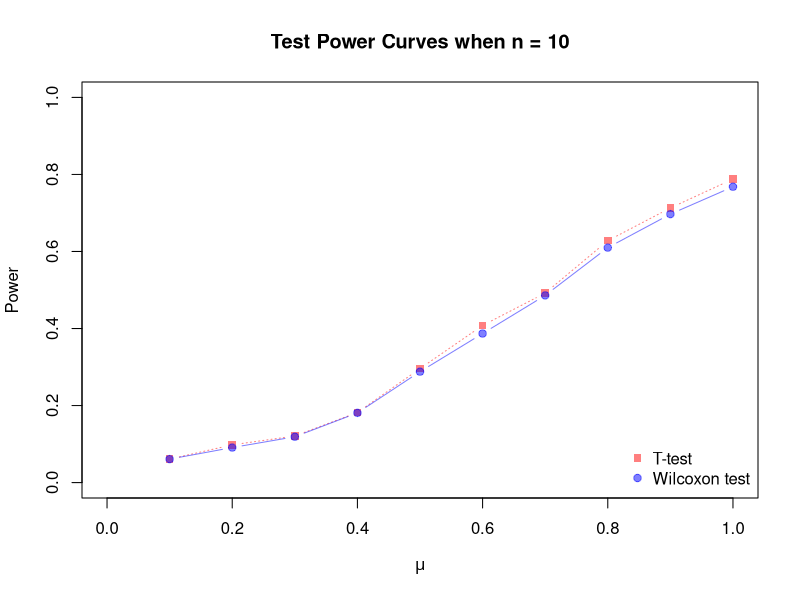
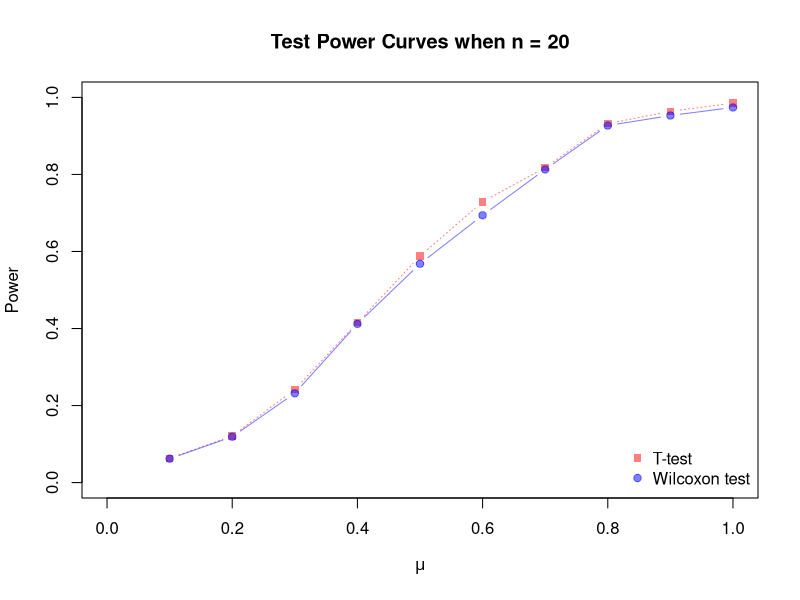
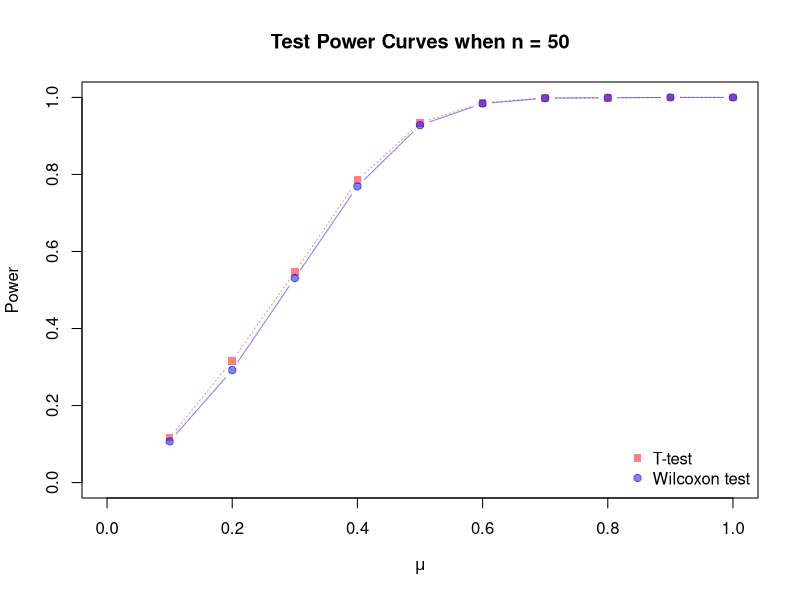
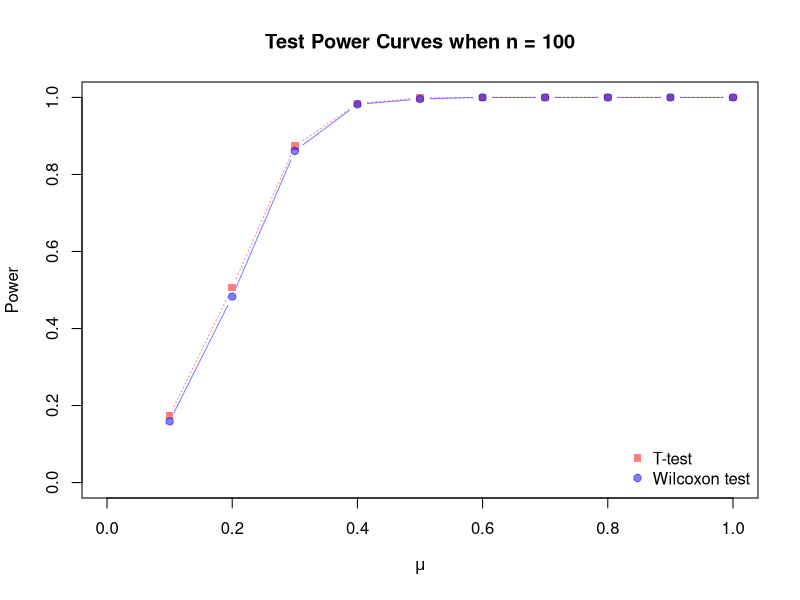
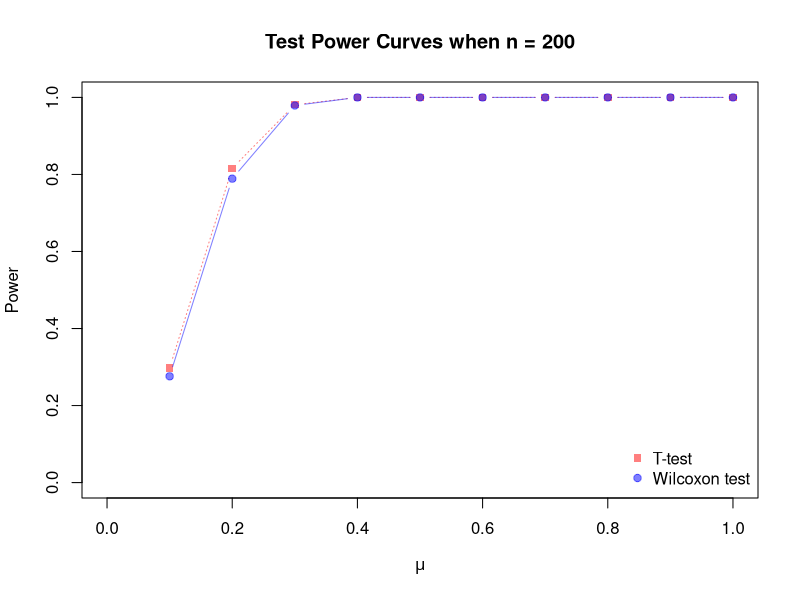
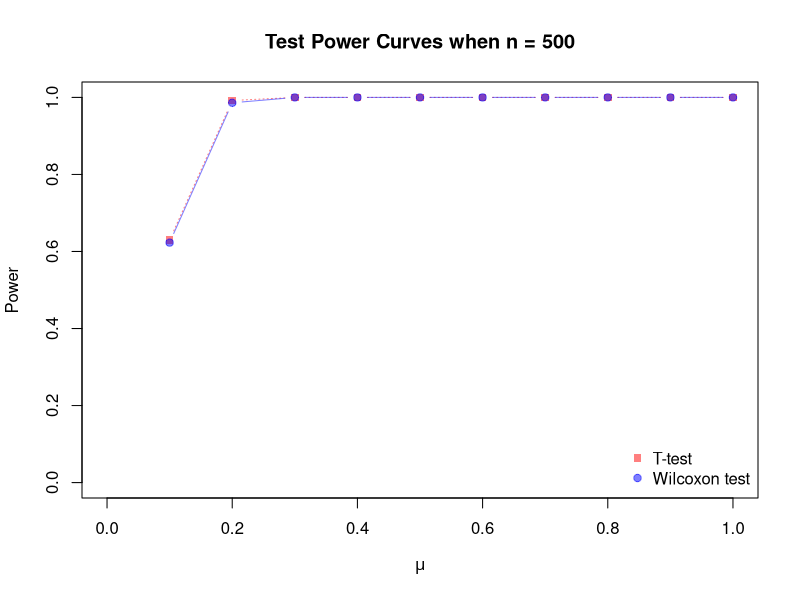
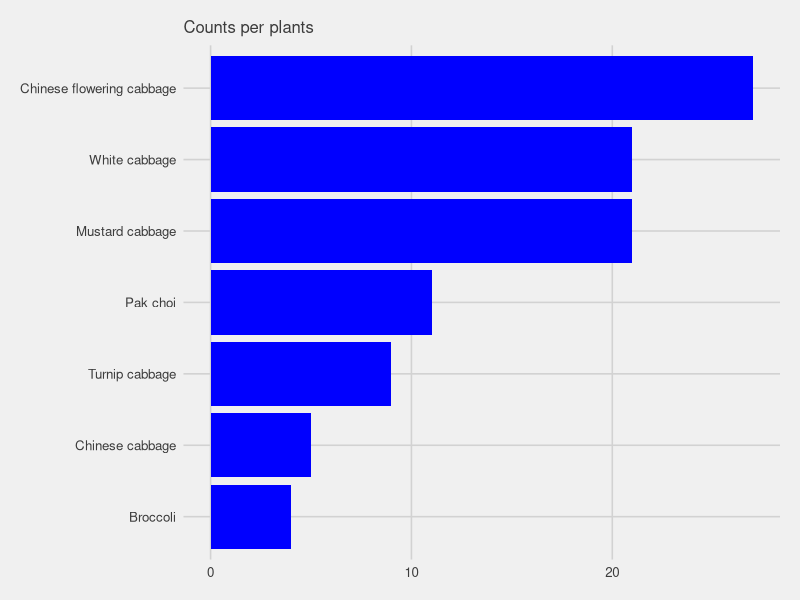
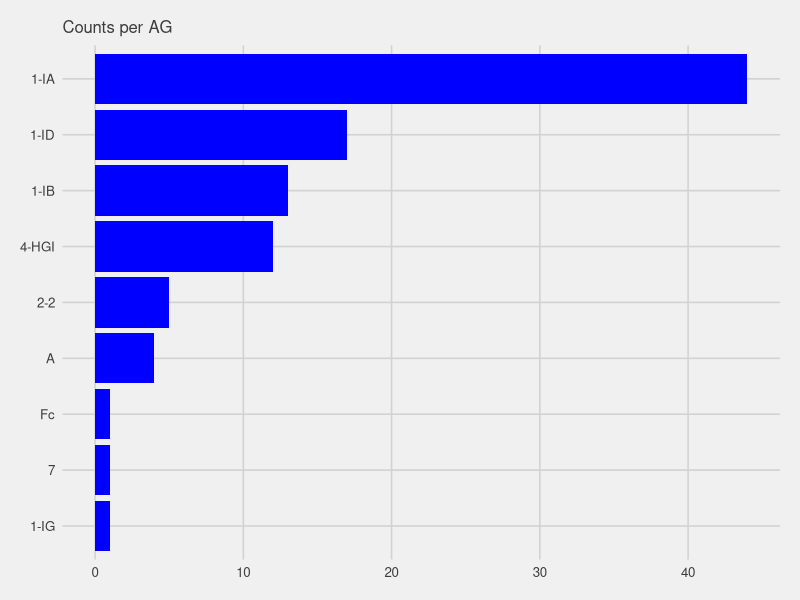

R code for these plots, in order:
## ---- chunk 1
knitr::opts_chunk$set(echo = TRUE, warning = FALSE, message = FALSE, dev = 'pdf')
## ---- chunk 2
library(ggplot2)
library(tidyverse)
library(ggthemes)
## ---- chunk 3
# Different sample size n
ns <- c(10, 20, 50, 100, 200, 500)
# B: number of simulations
B <- 1000
# M: sequence of different values for mu
mu = seq(0.1, 1, .1)
# Confidence level
alpha = .1
## ---- chunk 4
par(mfrow = c(1,1))

# Loop of different sample size n
for (j in 1:length(ns)) {
  # Assign specific n
  n <- ns[j]

  # t: vector of powers for t-test
  t <- numeric(length(mu))
  # w: vector of powers for wilcoxon-test
  w <- numeric(length(mu))

  # Loop of different values for mu
  for (i in 1:length(mu)) {
    # Assign specific mu
    mu_0 <- mu[i]

    # ttest: vector to store of Rejects/NotRejects for t-test
    ttest <- numeric(B)
    # wtest: vector to store of Rejects/NotRejects for wilcoxon-test
    wtest <- numeric(B)

    # Loop of 1000 simulations
    for (b in 1:B) {
      # Generate sequence of n random variables
      x <- rnorm(n, mu_0, 1)
      # Test-statistic for t-test
      tstat <- t.test(x)$p.value
      # t-test: if yes
      if (tstat < alpha/2) {
        ttest[b] <- 1
      }
      # Test-statistic for wilcoxon-test
      wstat <- wilcox.test(x)$p.value
      # wilcoxon-test: if yes
      if (wstat < alpha/2) {
        wtest[b] <- 1
      }
    }

    # Power of t-test
    t[i] <- sum(ttest)/length(ttest)
    # Power of wilcoxon-test
    w[i] <- sum(wtest)/length(wtest)
  }

  # Plot's label
  mes = paste('Test Power Curves when n =', n)

  # Plot
  plot(t~mu, xlab = expression(mu), ylab = 'Power',
       type = 'b', lty = 3, col = rgb(1,0,0,.5), lwd=1, pch=15,
       xlim = c(0,1), ylim = c(0,1),
       main = mes)
  lines(w~mu, col = rgb(0,0,1,.5), lwd = 1, pch = 19, type ='b')

  # Legend for plot
  legend('bottomright',
         legend = c('T-test', 'Wilcoxon test'),
         col = c(rgb(1,0,0,.5), rgb(0,0,1,.5)), pch = c(15, 19), bty = 'n')
}
## ---- chunk 5
# Part A --------------------------------------------------------------

tableObsExp <- function(dat) {
  # Observed counts matrix
  observedMatrix <- table(dat)
  print('Observed counts from data')
  print(observedMatrix)
  
  #-------------------------------------------
  # Expected counts
  
  # Get unique names per column
  col1 <- unique(dat[,1])
  col2 <- unique(dat[,2])
  
  # Number of unique features per column from 2-column dataframe
  n1 <- length(col1)
  n2 <- length(col2)
  
  # Total obsevations
  n <- nrow(dat)
  
  # Get total counts for each row and column
  temp <-addmargins(observedMatrix)
  sumCol <- temp[nrow(temp), 1:(ncol(temp)-1)]
  sumRow <- temp[1:(nrow(temp)-1), ncol(temp)]
  
  # Vector of Expected counts: E_ij = (R_i * C_j) / n
  # Empty vector to store all expected counts
  exptvector <- vector()
  # Step 1: loop through each row
  for (i in 1:n1) {
    # Step 2: loop through each column
    for (j in 1:n2) {
      # Expected count
      Eij <- round(sumRow[[i]] * sumCol[[j]] / n,2)
      # Add to exptvector to keep track of all counts
      exptvector <- append(exptvector, Eij)
    }
  }
  
  # Transform vector to matrix form
  expectedMatrix <- matrix(exptvector, nrow = 7, byrow = T)
  
  # Rename rows and columns
  rownames(expectedMatrix) <- col1
  colnames(expectedMatrix) <- col2
  
  
  print(cat('\n'))
  # Print
  print('Expected counts table under Null Hypothesis: Variables are Independent')
  print(expectedMatrix)
  
  return(c(observedMatrix, expectedMatrix))
}
## ---- chunk 6
# Part B --------------------------------------------------------------

# Gather table of counts from Table 6
# Features: col1 for Plants, col2 for AG
col1 <- c('Mustard cabbage', 'White cabbage', 'Chinese flowering cabbage',
          'Chinese cabbage', 'Pak choi', 'Broccoli', 'Turnip cabbage')
col2 <- c('1-IA', '1-IB', '1-ID', '2-2', '1-IG', '4-HGI', '7', 'A', 'Fc')

# Counts matrix as seen from Table 6
countsmatrix <- matrix(c(14,0,5,0,0,1,0,1,0,
                         8,8,0,0,0,3,0,2,0,
                         9,0,12,1,1,4,0,0,0,
                         0,1,0,0,0,3,0,0,1,
                         10,0,0,0,0,0,0,1,0,
                         0,4,0,0,0,0,0,0,0,
                         3,0,0,4,0,1,1,0,0),
                       nrow = 7, byrow = T)

# Default data.frame, to be added in
df <- data.frame()

# Step 1: loop through column 1
for (i in 1:length(col1)) {
  # Get feature name
  featname <- col1[i]
  # Get distribution of column 1 feature i
  counts <- countsmatrix[i,]
  # Total occurances of column 1 feature i
  n1 <- sum(counts)
  # Generate cells of column 1 feature i * n1 times
  col1feat <- rep(featname, n1)
  # Step 2: loop through column 2
  # Generate respective counts for column 2 features
  col2feat <- vector()
  for (j in 1:length(col2)) {
    if (counts[j] > 0) {
      col2name <- col2[j]
      temp <- rep(col2name, counts[j])
      col2feat <- append(col2feat, temp)
    }
  }
  temp_df <- data.frame(cbind(col1feat, col2feat))
  df <- rbind(df, temp_df)
}
## ---- chunk 7
tableObsExp(df)[0]
## ---- chunk 8
# Part C --------------------------------------------------------------
# Plot 1: Counts per plants
df %>%
  select(col1feat) %>%
  group_by(col1feat) %>%
  summarise(counts = n()) %>%
  arrange(desc(counts)) %>%
  ggplot(aes(x = reorder(col1feat, counts), y = counts)) +
  geom_col(fill = 'blue') +
  coord_flip() +
  labs(subtitle = 'Counts per plants') +
  theme_fivethirtyeight()
## ---- chunk 9
# Plot 2: Counts per AG
df %>%
  select(col2feat) %>%
  group_by(col2feat) %>%
  summarise(counts = n()) %>%
  arrange(desc(counts)) %>%
  ggplot(aes(x = reorder(col2feat, counts), y = counts)) +
  geom_col(fill = 'blue') +
  coord_flip() +
  labs(subtitle = 'Counts per AG') +
  theme_fivethirtyeight()
## ---- chunk 10
df %>%
  select(col1feat) %>%
  group_by(col1feat) %>%
  summarise(Percent = n()/nrow(.) * 100) %>%
  arrange(desc(Percent)) %>%
  ggplot(aes(x = '', y = Percent, fill = col1feat)) +
  geom_bar(width = 1, stat = 'identity') +
  scale_y_continuous(breaks = round(cumsum(rev(df$Percent)), 1)) +
  coord_polar("y", start = 0) +
  geom_text(aes(label = col1feat), col = 'black', size=3, position = position_stack(vjust = 0.5)) +
  scale_fill_brewer(palette="Blues") +
  labs(title = "Pie chart of Plants' counts") +
  theme_fivethirtyeight() +
  theme_void()
## ---- chunk 11
df %>%
  select(col2feat) %>%
  group_by(col2feat) %>%
  summarise(Percent = n()/nrow(.) * 100) %>%
  arrange(desc(Percent)) %>%
  ggplot(aes(x = '', y = Percent, fill = col2feat)) +
  geom_bar(width = 1, stat = 'identity') +
  scale_y_continuous(breaks = round(cumsum(rev(df$Percent)), 1)) +
  coord_polar("y", start = 0) +
  geom_text(aes(label = col2feat), col = 'black', size=3, position = position_stack(vjust = 0.5)) +
  scale_fill_brewer(palette="Blues") +
  labs(title = "Pie chart of AGs' counts") +
  theme_fivethirtyeight() +
  theme_void()
## ---- chunk 12
chisq.test(table(df))
## ---- chunk 13
invisible(capture.output(tables <- tableObsExp(df)))
obsCounts <- tables[1:63]
expCounts <- tables[64:length(tables)]
D <- sum((obsCounts - expCounts)^2/expCounts)
D
## ---- chunk 14
pchisq(D, 48, lower = F)
